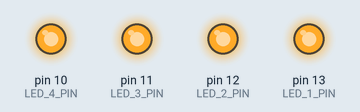
The sketch below on a simulated Arduino Uno, built with avr-gcc and run on an emulated ATmega328P. Shown: output pins drawn as LEDs (lit = HIGH).

Above: at 0.5 s.
At 3.5 s:
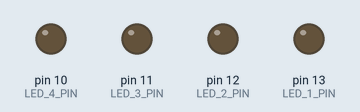
Timing chart, 0 to 4.6 s (numbered marks = the images above):
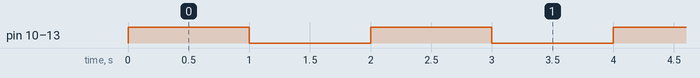

The sketch:

MultipleLEDs.ino
```cpp
/*
   Adding more LED for Blinking

   Use Digital pin 13 to pin 10 as output to
   turn On/OFF the LED every 1 sec.

*/
#define LED_1_PIN 13 // assign a variable name in D13
#define LED_2_PIN 12 // assign a variable name in D12
#define LED_3_PIN 11 // assign a variable name in D11
#define LED_4_PIN 10 // assign a variable name in D10

void setup() {

  pinMode(LED_1_PIN, OUTPUT); // Set D13 as Output
  pinMode(LED_2_PIN, OUTPUT); // Set D12 as Output
  pinMode(LED_3_PIN, OUTPUT); // Set D11 as Output
  pinMode(LED_4_PIN, OUTPUT); // Set D10 as Output

}

void loop() {

  digitalWrite(LED_1_PIN, HIGH); // Turn ON LED
  digitalWrite(LED_2_PIN, HIGH); // Turn ON LED
  digitalWrite(LED_3_PIN, HIGH); // Turn ON LED
  digitalWrite(LED_4_PIN, HIGH); // Turn ON LED
  delay(1000); // delay 1 sec = 1000 ms
  digitalWrite(LED_1_PIN, LOW); // Turn ON LED
  digitalWrite(LED_2_PIN, LOW); // Turn ON LED
  digitalWrite(LED_3_PIN, LOW); // Turn ON LED
  digitalWrite(LED_4_PIN, LOW); // Turn ON LED
  delay(1000);

}
```

Measured:
- by itself, pin 10 (LED_4_PIN), pin 11 (LED_3_PIN), pin 12 (LED_2_PIN), pin 13 (LED_1_PIN): alternates HIGH for 1.0 s and LOW for 1.0 s
